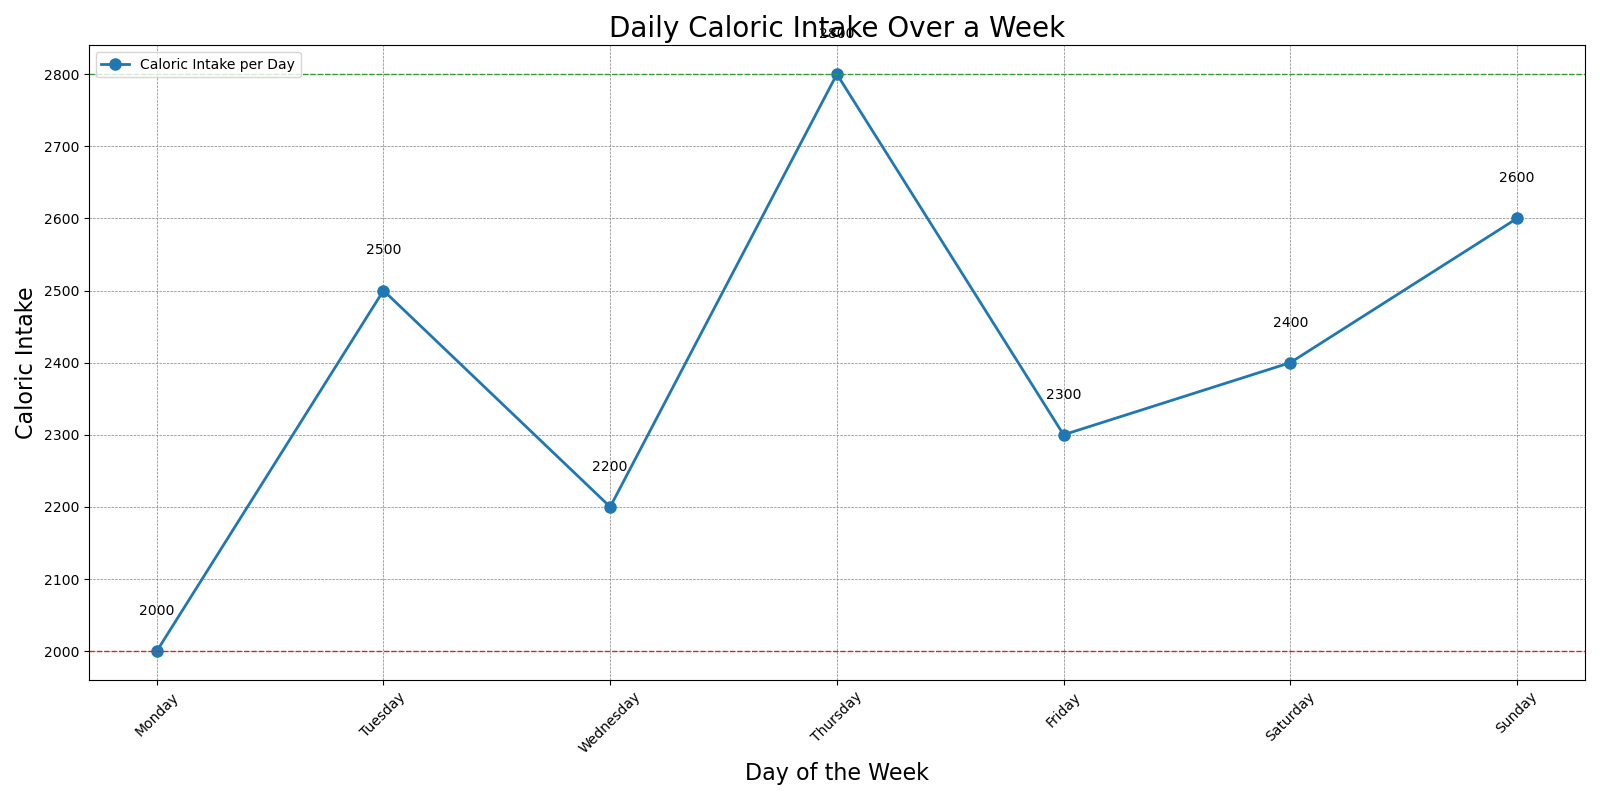

Write Python code to recreate this figure.

import matplotlib.pyplot as plt

# Data for the new chart
data = [
    {'Day': 'Monday', 'Caloric Intake': 2000},
    {'Day': 'Tuesday', 'Caloric Intake': 2500},
    {'Day': 'Wednesday', 'Caloric Intake': 2200},
    {'Day': 'Thursday', 'Caloric Intake': 2800},
    {'Day': 'Friday', 'Caloric Intake': 2300},
    {'Day': 'Saturday', 'Caloric Intake': 2400},
    {'Day': 'Sunday', 'Caloric Intake': 2600}
]

# Extracting the days and caloric intake into separate lists
days = [entry['Day'] for entry in data]
caloric_intake = [entry['Caloric Intake'] for entry in data]

# Creating the line chart
plt.figure(figsize=(16, 8))  # Set the size of the figure

# Plot the data
plt.plot(days, caloric_intake, color='#1f77b4', linestyle='-', marker='o', linewidth=2, markersize=8, label="Caloric Intake per Day")

# Add titles and labels
plt.title('Daily Caloric Intake Over a Week', fontsize=20, loc='center')
plt.xlabel('Day of the Week', fontsize=16)
plt.ylabel('Caloric Intake', fontsize=16)
plt.xticks(rotation=45)  # Rotate x-axis labels for better readability

# Include grid lines
plt.grid(True, linestyle='--', linewidth=0.5, color='grey')

# Add text annotations for the data points
for i, intake in enumerate(caloric_intake):
    plt.text(days[i], intake + 50, str(intake), ha='center', color='black')

# Highlight the max and min caloric intake
max_intake = max(caloric_intake)
min_intake = min(caloric_intake)
plt.axhline(max_intake, color='#2ca02c', linestyle='--', linewidth=1)
plt.axhline(min_intake, color='#d62728', linestyle='--', linewidth=1)

# Add a legend
plt.legend(loc='upper left')

# Show the plot
plt.tight_layout()  # Adjust the plot to ensure everything fits without overlapping
plt.show()
